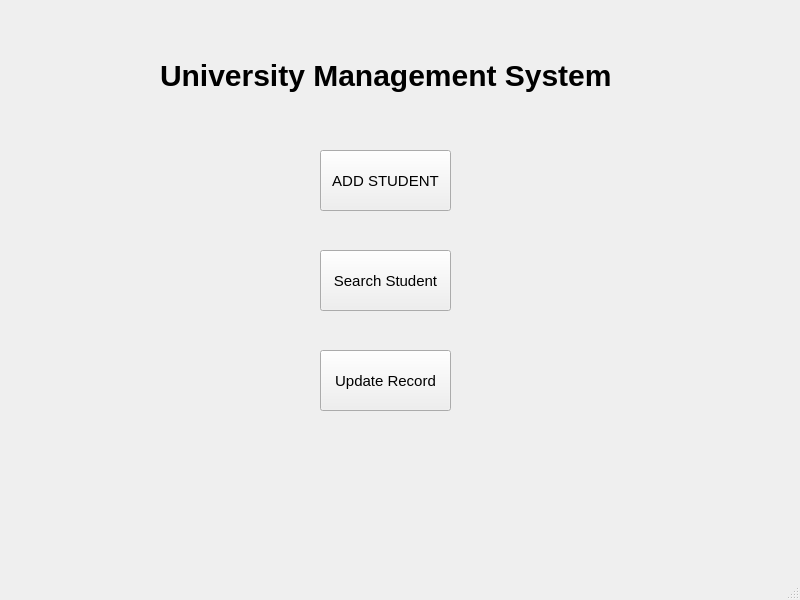
<?xml version="1.0" encoding="UTF-8"?>
<ui version="4.0">
 <class>MainWindow</class>
 <widget class="QMainWindow" name="MainWindow">
  <property name="geometry">
   <rect>
    <x>0</x>
    <y>0</y>
    <width>800</width>
    <height>600</height>
   </rect>
  </property>
  <property name="windowTitle">
   <string>MainWindow</string>
  </property>
  <widget class="QWidget" name="centralwidget">
   <widget class="QLabel" name="label">
    <property name="geometry">
     <rect>
      <x>160</x>
      <y>40</y>
      <width>461</width>
      <height>71</height>
     </rect>
    </property>
    <property name="font">
     <font>
      <pointsize>-1</pointsize>
      <bold>true</bold>
     </font>
    </property>
    <property name="styleSheet">
     <string notr="true">QLabel{font-size:30px;;color:black}</string>
    </property>
    <property name="text">
     <string>University Management System</string>
    </property>
   </widget>
   <widget class="QPushButton" name="pushButton">
    <property name="geometry">
     <rect>
      <x>320</x>
      <y>150</y>
      <width>131</width>
      <height>61</height>
     </rect>
    </property>
    <property name="styleSheet">
     <string notr="true">QPushButton{font-size:15px}</string>
    </property>
    <property name="text">
     <string>ADD STUDENT</string>
    </property>
   </widget>
   <widget class="QPushButton" name="pushButton_2">
    <property name="geometry">
     <rect>
      <x>320</x>
      <y>250</y>
      <width>131</width>
      <height>61</height>
     </rect>
    </property>
    <property name="styleSheet">
     <string notr="true">QPushButton{font-size:15px}</string>
    </property>
    <property name="text">
     <string>Search Student</string>
    </property>
   </widget>
   <widget class="QPushButton" name="pushButton_3">
    <property name="geometry">
     <rect>
      <x>320</x>
      <y>350</y>
      <width>131</width>
      <height>61</height>
     </rect>
    </property>
    <property name="styleSheet">
     <string notr="true">QPushButton{font-size:15px}</string>
    </property>
    <property name="text">
     <string>Update Record</string>
    </property>
   </widget>
  </widget>
  <widget class="QMenuBar" name="menubar">
   <property name="geometry">
    <rect>
     <x>0</x>
     <y>0</y>
     <width>800</width>
     <height>21</height>
    </rect>
   </property>
  </widget>
  <widget class="QStatusBar" name="statusbar"/>
 </widget>
 <resources/>
 <connections/>
</ui>
